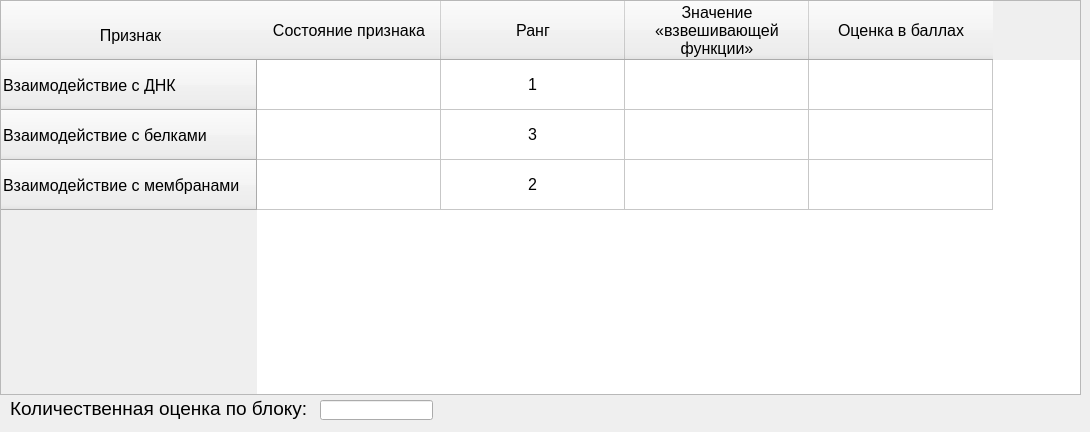
    <widget class="QWidget" name="block_3">
     <attribute name="title">
      <string>Молекулярно-биологические свойства</string>
     </attribute>
     <widget class="QTableWidget" name="table_block_3">
      <property name="geometry">
       <rect>
        <x>0</x>
        <y>0</y>
        <width>1081</width>
        <height>395</height>
       </rect>
      </property>
      <property name="font">
       <font>
        <pointsize>12</pointsize>
       </font>
      </property>
      <attribute name="horizontalHeaderDefaultSectionSize">
       <number>184</number>
      </attribute>
      <attribute name="verticalHeaderDefaultSectionSize">
       <number>50</number>
      </attribute>
      <row>
       <property name="text">
        <string>Взаимодействие с ДНК</string>
       </property>
      </row>
      <row>
       <property name="text">
        <string>Взаимодействие с белками</string>
       </property>
      </row>
      <row>
       <property name="text">
        <string>Взаимодействие с мембранами</string>
       </property>
      </row>
      <column>
       <property name="text">
        <string>Состояние признака</string>
       </property>
      </column>
      <column>
       <property name="text">
        <string>Ранг</string>
       </property>
      </column>
      <column>
       <property name="text">
        <string>Значение
«взвешивающей
функции»</string>
       </property>
      </column>
      <column>
       <property name="text">
        <string>Оценка в баллах</string>
       </property>
      </column>
      <item row="0" column="1">
       <property name="text">
        <string>1</string>
       </property>
       <property name="font">
        <font>
         <pointsize>12</pointsize>
        </font>
       </property>
       <property name="textAlignment">
        <set>AlignCenter</set>
       </property>
      </item>
      <item row="0" column="2">
       <property name="text">
        <string/>
       </property>
       <property name="font">
        <font>
         <pointsize>12</pointsize>
        </font>
       </property>
       <property name="textAlignment">
        <set>AlignCenter</set>
       </property>
       <property name="flags">
        <set>ItemIsSelectable|ItemIsDragEnabled|ItemIsDropEnabled|ItemIsUserCheckable|ItemIsEnabled</set>
       </property>
      </item>
      <item row="0" column="3">
       <property name="text">
        <string/>
       </property>
       <property name="font">
        <font>
         <pointsize>12</pointsize>
        </font>
       </property>
       <property name="textAlignment">
        <set>AlignCenter</set>
       </property>
       <property name="flags">
        <set>ItemIsSelectable|ItemIsDragEnabled|ItemIsDropEnabled|ItemIsUserCheckable|ItemIsEnabled</set>
       </property>
      </item>
      <item row="1" column="1">
       <property name="text">
        <string>3</string>
       </property>
       <property name="font">
        <font>
         <pointsize>12</pointsize>
        </font>
       </property>
       <property name="textAlignment">
        <set>AlignCenter</set>
       </property>
      </item>
      <item row="1" column="2">
       <property name="text">
        <string/>
       </property>
       <property name="font">
        <font>
         <pointsize>12</pointsize>
        </font>
       </property>
       <property name="textAlignment">
        <set>AlignCenter</set>
       </property>
       <property name="flags">
        <set>ItemIsSelectable|ItemIsDragEnabled|ItemIsDropEnabled|ItemIsUserCheckable|ItemIsEnabled</set>
       </property>
      </item>
      <item row="1" column="3">
       <property name="text">
        <string/>
       </property>
       <property name="font">
        <font>
         <pointsize>12</pointsize>
        </font>
       </property>
       <property name="textAlignment">
        <set>AlignCenter</set>
       </property>
       <property name="flags">
        <set>ItemIsSelectable|ItemIsDragEnabled|ItemIsDropEnabled|ItemIsUserCheckable|ItemIsEnabled</set>
       </property>
      </item>
      <item row="2" column="1">
       <property name="text">
        <string>2</string>
       </property>
       <property name="font">
        <font>
         <pointsize>12</pointsize>
        </font>
       </property>
       <property name="textAlignment">
        <set>AlignCenter</set>
       </property>
      </item>
      <item row="2" column="2">
       <property name="text">
        <string/>
       </property>
       <property name="font">
        <font>
         <pointsize>12</pointsize>
        </font>
       </property>
       <property name="textAlignment">
        <set>AlignCenter</set>
       </property>
       <property name="flags">
        <set>ItemIsSelectable|ItemIsDragEnabled|ItemIsDropEnabled|ItemIsUserCheckable|ItemIsEnabled</set>
       </property>
      </item>
      <item row="2" column="3">
       <property name="text">
        <string/>
       </property>
       <property name="font">
        <font>
         <pointsize>12</pointsize>
        </font>
       </property>
       <property name="textAlignment">
        <set>AlignCenter</set>
       </property>
       <property name="flags">
        <set>ItemIsSelectable|ItemIsDragEnabled|ItemIsDropEnabled|ItemIsUserCheckable|ItemIsEnabled</set>
       </property>
      </item>
     </widget>
     <widget class="QLabel" name="label_5">
      <property name="geometry">
       <rect>
        <x>0</x>
        <y>0</y>
        <width>261</width>
        <height>71</height>
       </rect>
      </property>
      <property name="font">
       <font>
        <pointsize>12</pointsize>
       </font>
      </property>
      <property name="text">
       <string>Признак</string>
      </property>
      <property name="alignment">
       <set>Qt::AlignCenter</set>
      </property>
     </widget>
     <widget class="QLineEdit" name="out_block3">
      <property name="geometry">
       <rect>
        <x>320</x>
        <y>400</y>
        <width>113</width>
        <height>20</height>
       </rect>
      </property>
      <property name="alignment">
       <set>Qt::AlignCenter</set>
      </property>
      <property name="readOnly">
       <bool>true</bool>
      </property>
     </widget>
     <widget class="QLabel" name="label_11">
      <property name="geometry">
       <rect>
        <x>10</x>
        <y>393</y>
        <width>311</width>
        <height>30</height>
       </rect>
      </property>
      <property name="font">
       <font>
        <pointsize>14</pointsize>
       </font>
      </property>
      <property name="text">
       <string>Количественная оценка по блоку:</string>
      </property>
      <property name="wordWrap">
       <bool>true</bool>
      </property>
     </widget>
    </widget>
